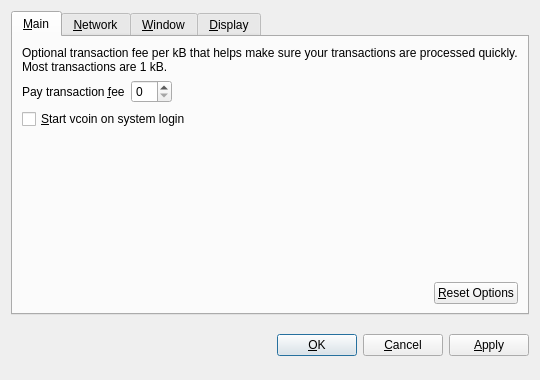
<?xml version="1.0" encoding="UTF-8"?>
<ui version="4.0">
 <class>OptionsDialog</class>
 <widget class="QDialog" name="OptionsDialog">
  <property name="geometry">
   <rect>
    <x>0</x>
    <y>0</y>
    <width>540</width>
    <height>380</height>
   </rect>
  </property>
  <property name="windowTitle">
   <string>Options</string>
  </property>
  <property name="modal">
   <bool>true</bool>
  </property>
  <layout class="QVBoxLayout" name="verticalLayout">
   <item>
    <widget class="QTabWidget" name="tabWidget">
     <property name="tabPosition">
      <enum>QTabWidget::North</enum>
     </property>
     <property name="currentIndex">
      <number>0</number>
     </property>
     <widget class="QWidget" name="tabMain">
      <attribute name="title">
       <string>&amp;Main</string>
      </attribute>
      <layout class="QVBoxLayout" name="verticalLayout_Main">
       <item>
        <widget class="QLabel" name="transactionFeeInfoLabel">
         <property name="text">
          <string>Optional transaction fee per kB that helps make sure your transactions are processed quickly. Most transactions are 1 kB.</string>
         </property>
         <property name="textFormat">
          <enum>Qt::PlainText</enum>
         </property>
         <property name="wordWrap">
          <bool>true</bool>
         </property>
        </widget>
       </item>
       <item>
        <layout class="QHBoxLayout" name="horizontalLayout_1_Main">
         <item>
          <widget class="QLabel" name="transactionFeeLabel">
           <property name="text">
            <string>Pay transaction &amp;fee</string>
           </property>
           <property name="textFormat">
            <enum>Qt::PlainText</enum>
           </property>
           <property name="buddy">
            <cstring>transactionFee</cstring>
           </property>
          </widget>
         </item>
         <item>
          <widget class="BitcoinAmountField" name="transactionFee"/>
         </item>
         <item>
          <spacer name="horizontalSpacer_1_Main">
           <property name="orientation">
            <enum>Qt::Horizontal</enum>
           </property>
           <property name="sizeHint" stdset="0">
            <size>
             <width>40</width>
             <height>20</height>
            </size>
           </property>
          </spacer>
         </item>
        </layout>
       </item>
       <item>
        <widget class="QCheckBox" name="bitcoinAtStartup">
         <property name="toolTip">
          <string>Automatically start vcoin after logging in to the system.</string>
         </property>
         <property name="text">
          <string>&amp;Start vcoin on system login</string>
         </property>
        </widget>
       </item>
       <item>
        <spacer name="verticalSpacer_Main">
         <property name="orientation">
          <enum>Qt::Vertical</enum>
         </property>
         <property name="sizeHint" stdset="0">
          <size>
           <width>20</width>
           <height>40</height>
          </size>
         </property>
        </spacer>
       </item>
       <item>
        <layout class="QHBoxLayout" name="horizontalLayout_2_Main">
         <item>
          <spacer name="horizontalSpacer_2_Main">
           <property name="orientation">
            <enum>Qt::Horizontal</enum>
           </property>
           <property name="sizeHint" stdset="0">
            <size>
             <width>40</width>
             <height>20</height>
            </size>
           </property>
          </spacer>
         </item>
         <item>
          <widget class="QPushButton" name="resetButton">
           <property name="toolTip">
            <string>Reset all client options to default.</string>
           </property>
           <property name="text">
            <string>&amp;Reset Options</string>
           </property>
           <property name="autoDefault">
            <bool>false</bool>
           </property>
          </widget>
         </item>
        </layout>
       </item>
      </layout>
     </widget>
     <widget class="QWidget" name="tabNetwork">
      <attribute name="title">
       <string>&amp;Network</string>
      </attribute>
      <layout class="QVBoxLayout" name="verticalLayout_Network">
       <item>
        <widget class="QCheckBox" name="mapPortUpnp">
         <property name="toolTip">
          <string>Automatically open the vcoin client port on the router. This only works when your router supports UPnP and it is enabled.</string>
         </property>
         <property name="text">
          <string>Map port using &amp;UPnP</string>
         </property>
        </widget>
       </item>
       <item>
        <widget class="QCheckBox" name="connectSocks">
         <property name="toolTip">
          <string>Connect to the vcoin network through a SOCKS proxy (e.g. when connecting through Tor).</string>
         </property>
         <property name="text">
          <string>&amp;Connect through SOCKS proxy:</string>
         </property>
        </widget>
       </item>
       <item>
        <layout class="QHBoxLayout" name="horizontalLayout_Network">
         <item>
          <widget class="QLabel" name="proxyIpLabel">
           <property name="text">
            <string>Proxy &amp;IP:</string>
           </property>
           <property name="textFormat">
            <enum>Qt::PlainText</enum>
           </property>
           <property name="buddy">
            <cstring>proxyIp</cstring>
           </property>
          </widget>
         </item>
         <item>
          <widget class="QValidatedLineEdit" name="proxyIp">
           <property name="maximumSize">
            <size>
             <width>140</width>
             <height>16777215</height>
            </size>
           </property>
           <property name="toolTip">
            <string>IP address of the proxy (e.g. 127.0.0.1)</string>
           </property>
          </widget>
         </item>
         <item>
          <widget class="QLabel" name="proxyPortLabel">
           <property name="text">
            <string>&amp;Port:</string>
           </property>
           <property name="textFormat">
            <enum>Qt::PlainText</enum>
           </property>
           <property name="buddy">
            <cstring>proxyPort</cstring>
           </property>
          </widget>
         </item>
         <item>
          <widget class="QLineEdit" name="proxyPort">
           <property name="maximumSize">
            <size>
             <width>55</width>
             <height>16777215</height>
            </size>
           </property>
           <property name="toolTip">
            <string>Port of the proxy (e.g. 9050)</string>
           </property>
          </widget>
         </item>
         <item>
          <widget class="QLabel" name="socksVersionLabel">
           <property name="text">
            <string>SOCKS &amp;Version:</string>
           </property>
           <property name="textFormat">
            <enum>Qt::PlainText</enum>
           </property>
           <property name="buddy">
            <cstring>socksVersion</cstring>
           </property>
          </widget>
         </item>
         <item>
          <widget class="QValueComboBox" name="socksVersion">
           <property name="toolTip">
            <string>SOCKS version of the proxy (e.g. 5)</string>
           </property>
          </widget>
         </item>
         <item>
          <spacer name="horizontalSpacer_Network">
           <property name="orientation">
            <enum>Qt::Horizontal</enum>
           </property>
           <property name="sizeHint" stdset="0">
            <size>
             <width>40</width>
             <height>20</height>
            </size>
           </property>
          </spacer>
         </item>
        </layout>
       </item>
       <item>
        <spacer name="verticalSpacer_Network">
         <property name="orientation">
          <enum>Qt::Vertical</enum>
         </property>
         <property name="sizeHint" stdset="0">
          <size>
           <width>20</width>
           <height>40</height>
          </size>
         </property>
        </spacer>
       </item>
      </layout>
     </widget>
     <widget class="QWidget" name="tabWindow">
      <attribute name="title">
       <string>&amp;Window</string>
      </attribute>
      <layout class="QVBoxLayout" name="verticalLayout_Window">
       <item>
        <widget class="QCheckBox" name="minimizeToTray">
         <property name="toolTip">
          <string>Show only a tray icon after minimizing the window.</string>
         </property>
         <property name="text">
          <string>&amp;Minimize to the tray instead of the taskbar</string>
         </property>
        </widget>
       </item>
       <item>
        <widget class="QCheckBox" name="minimizeOnClose">
         <property name="toolTip">
          <string>Minimize instead of exit the application when the window is closed. When this option is enabled, the application will be closed only after selecting Quit in the menu.</string>
         </property>
         <property name="text">
          <string>M&amp;inimize on close</string>
         </property>
        </widget>
       </item>
       <item>
        <spacer name="verticalSpacer_Window">
         <property name="orientation">
          <enum>Qt::Vertical</enum>
         </property>
         <property name="sizeHint" stdset="0">
          <size>
           <width>20</width>
           <height>40</height>
          </size>
         </property>
        </spacer>
       </item>
      </layout>
     </widget>
     <widget class="QWidget" name="tabDisplay">
      <attribute name="title">
       <string>&amp;Display</string>
      </attribute>
      <layout class="QVBoxLayout" name="verticalLayout_Display">
       <item>
        <layout class="QHBoxLayout" name="horizontalLayout_1_Display">
         <item>
          <widget class="QLabel" name="langLabel">
           <property name="text">
            <string>User Interface &amp;language:</string>
           </property>
           <property name="textFormat">
            <enum>Qt::PlainText</enum>
           </property>
           <property name="buddy">
            <cstring>lang</cstring>
           </property>
          </widget>
         </item>
         <item>
          <widget class="QValueComboBox" name="lang">
           <property name="toolTip">
            <string>The user interface language can be set here. This setting will take effect after restarting vcoin.</string>
           </property>
          </widget>
         </item>
        </layout>
       </item>
       <item>
        <layout class="QHBoxLayout" name="horizontalLayout_2_Display">
         <item>
          <widget class="QLabel" name="unitLabel">
           <property name="text">
            <string>&amp;Unit to show amounts in:</string>
           </property>
           <property name="textFormat">
            <enum>Qt::PlainText</enum>
           </property>
           <property name="buddy">
            <cstring>unit</cstring>
           </property>
          </widget>
         </item>
         <item>
          <widget class="QValueComboBox" name="unit">
           <property name="toolTip">
            <string>Choose the default subdivision unit to show in the interface and when sending coins.</string>
           </property>
          </widget>
         </item>
        </layout>
       </item>
       <item>
        <widget class="QCheckBox" name="displayAddresses">
         <property name="toolTip">
          <string>Whether to show vcoin addresses in the transaction list or not.</string>
         </property>
         <property name="text">
          <string>&amp;Display addresses in transaction list</string>
         </property>
        </widget>
       </item>
       <item>
        <spacer name="verticalSpacer_Display">
         <property name="orientation">
          <enum>Qt::Vertical</enum>
         </property>
         <property name="sizeHint" stdset="0">
          <size>
           <width>20</width>
           <height>40</height>
          </size>
         </property>
        </spacer>
       </item>
      </layout>
     </widget>
    </widget>
   </item>
   <item>
    <layout class="QHBoxLayout" name="horizontalLayout_Buttons">
     <item>
      <spacer name="horizontalSpacer_1">
       <property name="orientation">
        <enum>Qt::Horizontal</enum>
       </property>
       <property name="sizeHint" stdset="0">
        <size>
         <width>40</width>
         <height>48</height>
        </size>
       </property>
      </spacer>
     </item>
     <item>
      <widget class="QLabel" name="statusLabel">
       <property name="font">
        <font>
         <weight>75</weight>
         <bold>true</bold>
        </font>
       </property>
       <property name="text">
        <string/>
       </property>
       <property name="textFormat">
        <enum>Qt::PlainText</enum>
       </property>
       <property name="wordWrap">
        <bool>true</bool>
       </property>
      </widget>
     </item>
     <item>
      <spacer name="horizontalSpacer_2">
       <property name="orientation">
        <enum>Qt::Horizontal</enum>
       </property>
       <property name="sizeHint" stdset="0">
        <size>
         <width>40</width>
         <height>48</height>
        </size>
       </property>
      </spacer>
     </item>
     <item>
      <widget class="QPushButton" name="okButton">
       <property name="text">
        <string>&amp;OK</string>
       </property>
      </widget>
     </item>
     <item>
      <widget class="QPushButton" name="cancelButton">
       <property name="text">
        <string>&amp;Cancel</string>
       </property>
       <property name="autoDefault">
        <bool>false</bool>
       </property>
      </widget>
     </item>
     <item>
      <widget class="QPushButton" name="applyButton">
       <property name="text">
        <string>&amp;Apply</string>
       </property>
       <property name="autoDefault">
        <bool>false</bool>
       </property>
      </widget>
     </item>
    </layout>
   </item>
  </layout>
 </widget>
 <customwidgets>
  <customwidget>
   <class>BitcoinAmountField</class>
   <extends>QSpinBox</extends>
   <header>bitcoinamountfield.h</header>
  </customwidget>
  <customwidget>
   <class>QValueComboBox</class>
   <extends>QComboBox</extends>
   <header>qvaluecombobox.h</header>
  </customwidget>
  <customwidget>
   <class>QValidatedLineEdit</class>
   <extends>QLineEdit</extends>
   <header>qvalidatedlineedit.h</header>
  </customwidget>
 </customwidgets>
 <resources/>
 <connections/>
</ui>
